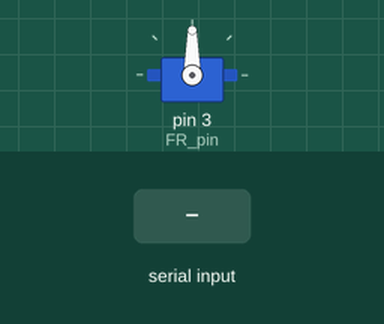
Recording of a sketch running on a simulated Arduino Uno, built with avr-gcc and run on an emulated ATmega328P. On the bench: servo. The inputs (shaded band) are chosen by the test bench.

Above: at 1.2 s.
1.3 s: "90,45\n" received over Serial
At 1.9 s:
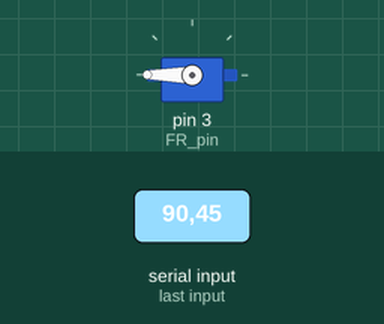
Timing chart, 0 to 4.3 s (numbered marks = the images above; inputs shaded):
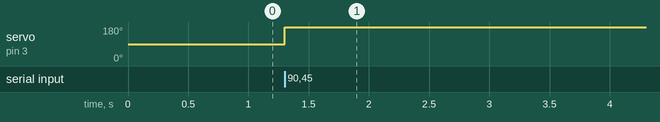

Measured:
- after the input at 1.3 s, servo on pin 3 (FR_pin): 90° → 180° at once

The sketch:

robo.ino
```cpp
#include <Servo.h>
Servo FR;
char SerialData;
String str = "";

int FR_pin = 3;


int counter = 0;
int len = 0;

bool readyToGetVal = false;
bool readyToGetLength = true;
void setup() {
  FR.attach(FR_pin);

  Serial.begin(9600);
}
void loop() {
  if (readyToGetLength){
    while (!Serial.available()) {} // wait for data to arrive
    while (Serial.available()){
      if (Serial.available() > 0){
        char SerialData = Serial.read();
        str += SerialData;
        counter++;
        if (counter == 2){
          len = str.toInt();
          Serial.println(len);
          str = "";
          counter = 0;
          readyToGetVal = true;
          readyToGetLength = false;
        }
      }
    }
  }


  while (!Serial.available()) {} // wait for data to arrive
  while (Serial.available()){
    if (Serial.available() > 0){
      char SerialData = Serial.read();
      str += SerialData;
      counter++;
      if (counter == 16){
        Serial.println(str.toInt());
        str = "";
        counter = 0;
        readyToGetVal = true;
        readyToGetLength = false;
      }
    }
  }
//  Serial.println(str);
//  str = "";


  FR.write(180);
}
```
